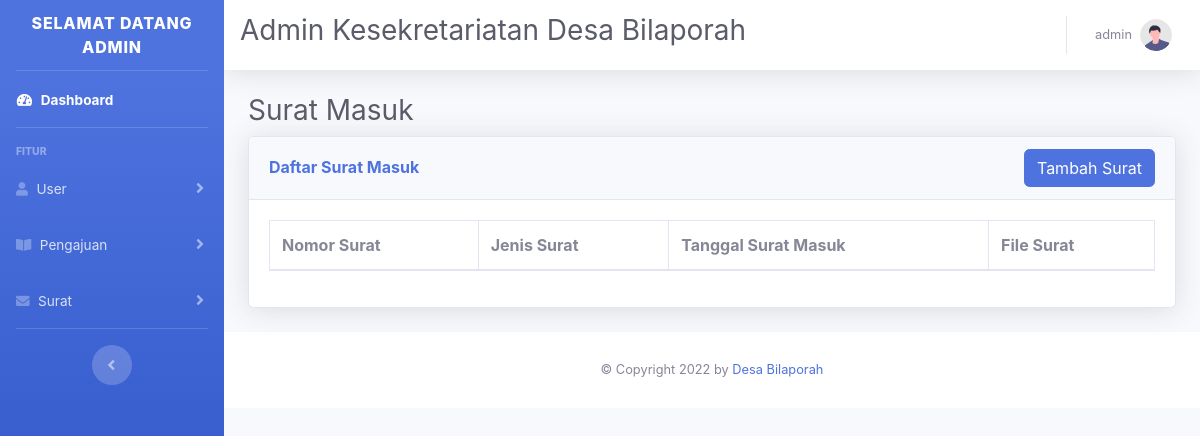
The page /admin/surat_masuk.php (signed in) on the database as committed earlier.
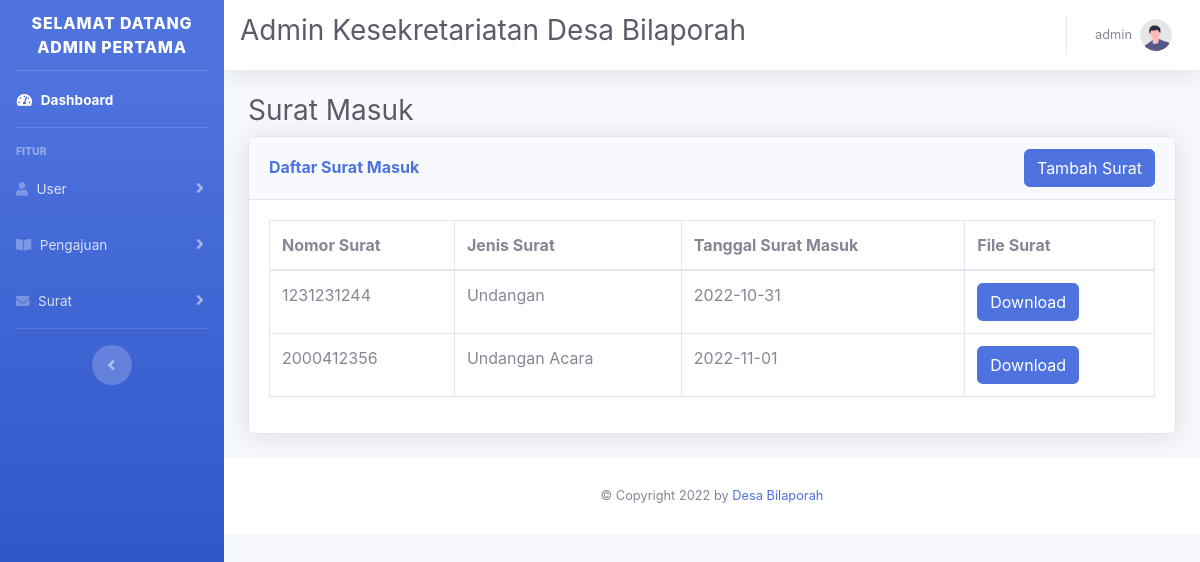
The same page on the database as committed later.
### tables this page shows
CREATE TABLE `tb_user` (
  `nik` varchar(100) NOT NULL,
  `username` varchar(100) DEFAULT NULL,
  `password` varchar(100) NOT NULL,
  `nama_user` varchar(100) NOT NULL,
  `tempat_lahir` varchar(100) NOT NULL,
  `tanggal_lahir` varchar(100) NOT NULL,
  `gender` varchar(50) NOT NULL,
  `agama` varchar(50) NOT NULL,
  `alamat` varchar(255) NOT NULL,
  `role_user` enum('Warga','Admin') NOT NULL
);

CREATE TABLE `tb_surat_masuk` (
  `nomor_surat` varchar(50) NOT NULL,
  `nik` varchar(100) NOT NULL,
  `jenis_surat` varchar(100) DEFAULT NULL,
  `file_surat` varchar(255) NOT NULL,
  `tgl_surat_masuk` date DEFAULT NULL
);

### db/data_surat_masuk.php (the view)
<?php
include "../connect/koneksi.php";
$surat_masuk = mysqli_query($koneksi, "SELECT tb_surat_masuk.nomor_surat, tb_surat_masuk.jenis_surat, tb_surat_masuk.tgl_surat_masuk, tb_surat_masuk.file_surat FROM tb_surat_masuk");
while ($row = mysqli_fetch_assoc($surat_masuk)) : ?>
    <tr>
        <td><?= $row["nomor_surat"] ?></td>
        <td><?= $row["jenis_surat"] ?></td>
        <td><?= $row["tgl_surat_masuk"] ?></td>
        <td>
            <a href="../surat_masuk/<?= $row['file_surat'] ?>"><button type="button" class="btn btn-primary">Download</button></a>
        </td>
    </tr>
<?php
endwhile;
?>

### desain/sidebar_admin.php (shortened to what this page needs)
<div id="wrapper">
    <ul class="navbar-nav bg-gradient-primary sidebar sidebar-dark accordion" id="accordionSidebar">
        <a class="sidebar-brand d-flex align-items-center justify-content-center">
            <div>Selamat Datang <?= $tb_user["nama_user"] ?></div>
        </a>
        <hr class="sidebar-divider my-0">
        <li class="nav-item active">
            <a class="nav-link" href="../admin/page_admin.php">
                <i class="fas fa-fw fa-tachometer-alt"></i>
                <span>Dashboard</span>
            </a>
        </li>
        <hr class="sidebar-divider">
        <div class="sidebar-heading">Fitur</div>
        <li class="nav-item">
            <a class="nav-link collapsed" href="#" data-toggle="collapse" data-target="#userMenu" aria-expanded="true" aria-controls="userMenu">
                <i class="fas fa-user"></i>
                <span>User</span>
            </a>
        </li>
        <li class="nav-item">
            <a class="nav-link collapsed" href="#" data-toggle="collapse" data-target="#reservasi" aria-expanded="true" aria-controls="reservasi">
                <i class="fas fa-book-open"></i>
                <span>Pengajuan</span>
            </a>
        </li>
        <li class="nav-item">
            <a class="nav-link collapsed" href="#" data-toggle="collapse" data-target="#surat" aria-expanded="true" aria-controls="surat">
                <i class="fas fa-envelope"></i>
                <span>Surat</span>
            </a>
        </li>
        <hr class="sidebar-divider d-none d-md-block">
        <div class="text-center d-none d-md-inline">
            <button class="rounded-circle border-0" id="sidebarToggle"></button>
        </div>
    </ul>

### desain/navbar_admin.php (shortened to what this page needs)
<div id="content-wrapper" class="d-flex flex-column">
    <div id="content">
        <nav class="navbar navbar-expand navbar-light bg-white topbar mb-4 static-top shadow">
            <h1 class="h3 mb-2 text-gray-800">Admin Kesekretariatan Desa Bilaporah</h1>
            <ul class="navbar-nav ml-auto">
                <li class="nav-item dropdown no-arrow">
                    <a class="nav-link dropdown-toggle" href="#" id="userDropdown" role="button" data-toggle="dropdown" aria-haspopup="true" aria-expanded="false">
                        <span class="mr-2 d-none d-lg-inline text-gray-600 small"><?= $tb_user["nik"] ?></span>
                        <img class="img-profile rounded-circle" src="../img/undraw_profile.svg">
                    </a>
                </li>
            </ul>
        </nav>

Rows that differ between the two databases and show on the page:
changed tb_user "admin": nama_user "ADMIN" → "ADMIN PERTAMA"
added tb_surat_masuk: nomor_surat "1231231244", jenis_surat "Undangan", tgl_surat_masuk "2022-10-31"
added tb_surat_masuk: nomor_surat "2000412356", jenis_surat "Undangan Acara", tgl_surat_masuk "2022-11-01"
